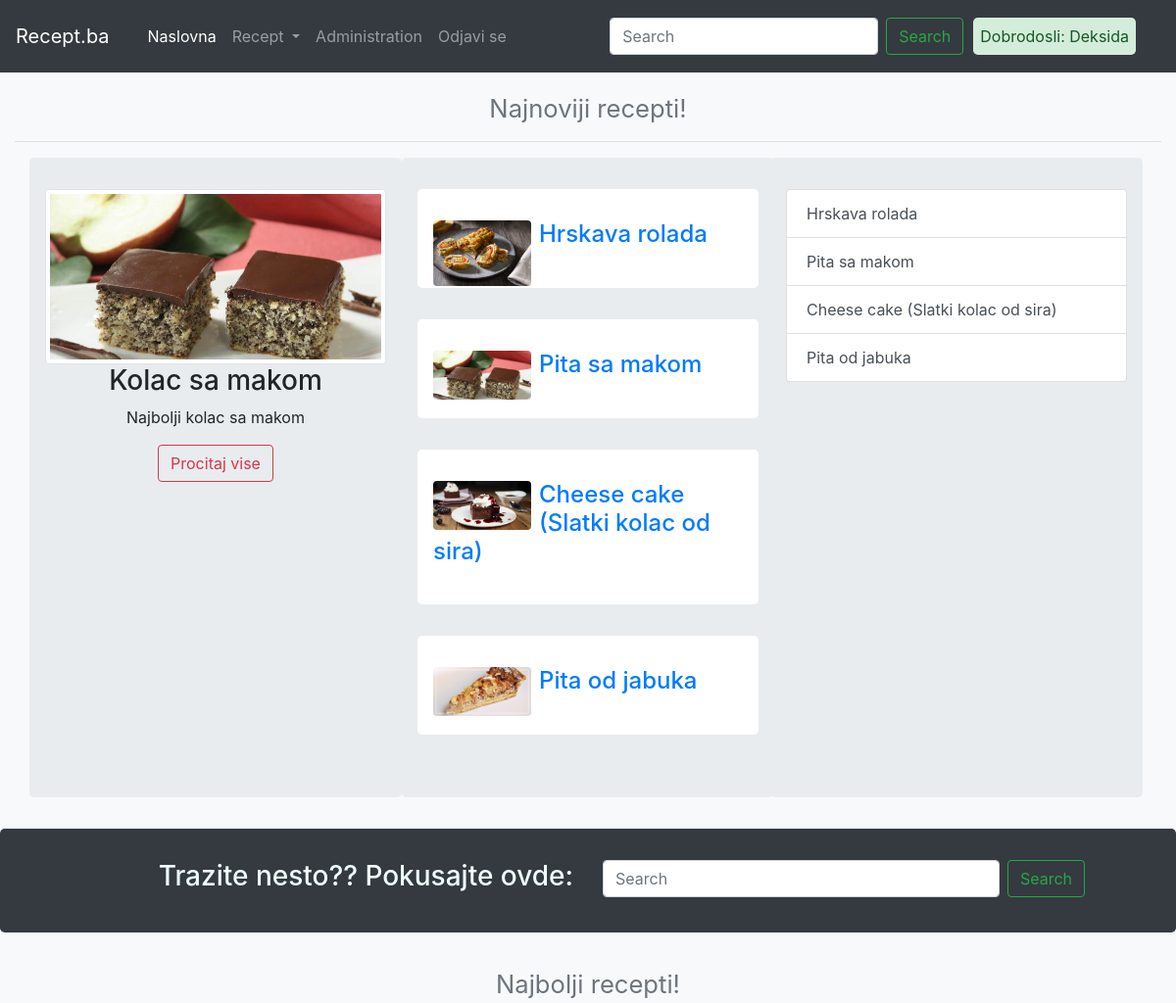
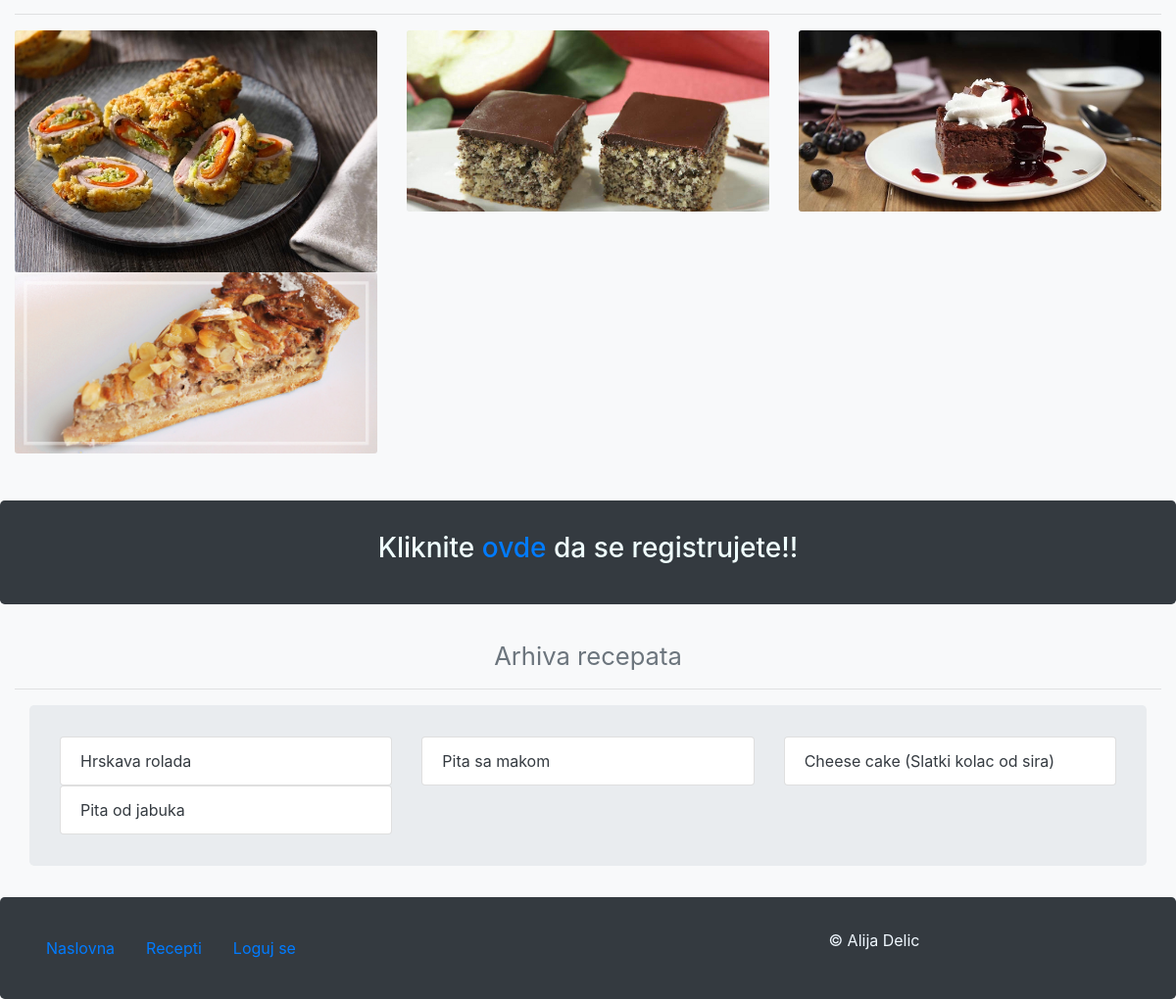
/views/index.php (signed in), run on the app's committed database (2 pictures, top to bottom).
### tables this page shows
CREATE TABLE IF NOT EXISTS `recipes` (
  `recipe_id` int(11) NOT NULL AUTO_INCREMENT,
  `title` varchar(256) NOT NULL,
  `subtitle` varchar(256) NOT NULL,
  `category_id` int(11) NOT NULL,
  `date` timestamp(6) NOT NULL,
  `content` varchar(2048) NOT NULL,
  `image` varchar(45) NOT NULL,
  `user_id` int(11) NOT NULL,
  PRIMARY KEY (`recipe_id`),
  KEY `category_id_idx` (`category_id`),
  KEY `FK_users_recipes_idx` (`user_id`)
);

### models/Articles.php (called while the page is built, shortened)
<?php
class Articles
{
    public static function getData($data, $condition = "")
    {
        $instance = ConnectDb::getInstance();
        $conn = $instance->getConnection();
        $sql = $conn->prepare("SELECT $data
                                        FROM articles
                                        JOIN recipes ON articles.recipe_id = recipes.recipe_id
                                        JOIN categories ON recipes.category_id = categories.category_id
                                        JOIN ingridians ON articles.ingridian_id = ingridians.ingridian_id
                                        JOIN users ON recipes.user_id = users.user_id
                                        $condition
                                        ");
        $sql->execute();
        $result = $sql->fetchAll(PDO::FETCH_ASSOC);
        return $result;
    }
}

### views/latest_news.php (the view, shortened to what this page needs)
<?php
$articles = Articles::getData("recipes.recipe_id, recipes.title, recipes.subtitle, recipes.image", "group by recipe_id desc limit 3");
?>
<div class="container">
    <div id="Latest_news" class="row">
        <div class="col-12 col-lg-4 col-md-12 col-sm-12  jumbotron">
            <div id="carousel2" class="carousel slide" data-ride="carousel" data-interval="8000">
                <div class="carousel-inner">
                    <div class="carousel-item active">
                        <img class="d-block w-100 img-thumbnail"
                             src="images/kolac-sa-makom.jpg?auto=yes&text=First slide" alt="First slide">
                        <h3>Kolac sa makom</h3>
                        <p>Najbolji kolac sa makom</p>
                        <a href="pita-sa-makom.html" class="btn btn-outline-danger">Procitaj vise</a>
                    </div>
                </div>
            </div>
        </div>
        <div class="col-12 col-lg-4 col-md-6 col-sm-12 jumbotron ">
            <?php
            $articles4 = Articles::getData("recipes.recipe_id, recipes.title, recipes.subtitle, recipes.image", "group by recipe_id desc LIMIT 4");
            foreach ($articles4 as $article) {
                ?>
                <div class="jumbotron jumbotron-sm bg-white">
                    <img src="images/<?=$article['image']?>" alt="<?=$article['image']?>" class="rounded float-left mr-2" width="100">
                    <h4><a href="articles.php?id=<?=$article['recipe_id']?>"><?=$article['title']?></a></h4>
                </div>
                <?php
            }
            ?>
        </div>
        <div id="jumbo-left" class="col-12 col-lg-4 col-md-6 col-sm-12 jumbotron">
            <div class="list-group">
                <?php
                $articles10 = Articles::getData("recipes.recipe_id, recipes.title, recipes.subtitle, recipes.image", "group by recipe_id desc LIMIT 10");
                foreach ($articles10 as $article) {
                    ?>
                    <a href="articles.php?id=<?=$article['recipe_id']?>" class="list-group-item list-group-item-action"><?=$article['title']?></a>
                    <?php
                }
                ?>
            </div>
        </div>
    </div>
</div>

### views/top_news.php (shortened to what this page needs)
<?php
$articles = Articles::getData("recipes.recipe_id, recipes.title, recipes.subtitle, recipes.image", "group by recipe_id desc limit 6");
?>
<div class="container-fluid">
    <div class="row">
        <?php
        foreach ($articles as $article) {
            ?>
            <div class="col-lg-4 col-md-4 col-sm-6 positioning">
                <img src="images/<?=$article['image']?>" alt="<?=$article['image']?>" class="card-img ">
            </div>
            <?php
        }
        ?>
    </div>
</div>

### views/archive_news.php (shortened to what this page needs)
<?php
$articles = Articles::getData("recipes.recipe_id, recipes.title, recipes.subtitle, recipes.image", "group by recipe_id desc limit 15");
?>
<div class="container">
    <div class="row jumbotron">
        <?php
        foreach ($articles as $article) {
            ?>
            <div class="col-lg-4 mol-md-4 col-sm-6">
                <ul class="list-group archive">
                    <li class="list-group-item"><a href="articles.php?id=<?=$article['recipe_id']?>"><?=$article['title']?></a></li>
            </div>
            <?php
        }
        ?>
    </div>
</div>

### assets/style.css (style rules this page uses)
#carousel2 { text-align: center; }
#jumbo-left { margin-left:-4px; }
.archive a { color: #343a40; text-decoration: none; }
.positioning { position: relative; }

### data on the page
recipes: image (picture), title "Hrskava rolada"
recipes: image (picture), title "Pita sa makom"
recipes: image (picture), title "Cheese cake (Slatki kolac od sira)"
recipes: image (picture), title "Pita od jabuka"

### other printed values
$user[0] "Deksida"
